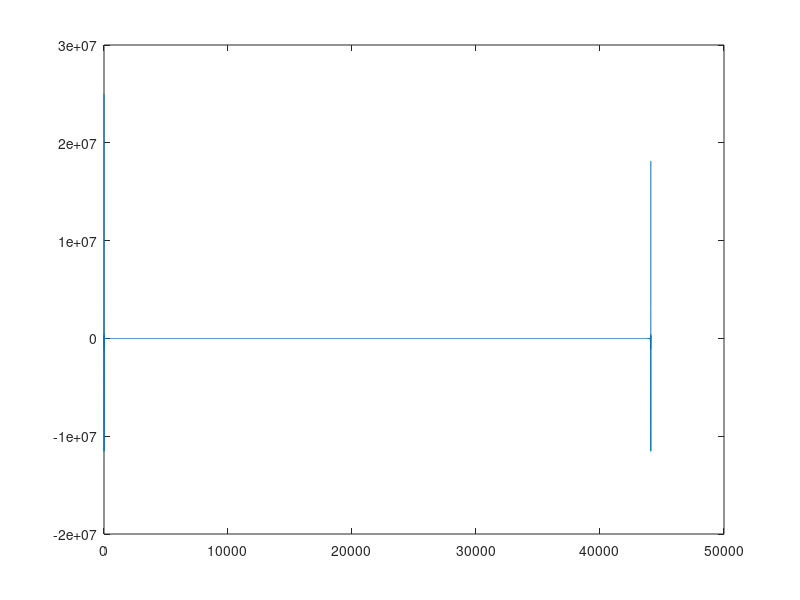

Write MATLAB code to recreate this figure. (Note: this script raises an error after producing the figure.)
hpf=logical(true);
lpf=logical(false);

frameLength = 4096;
N   = 101;          % FIR filter order
Fp  = 1e3;          % 1 kHz passband-edge frequency
Rp  = 0.00057565;   % Corresponds to 0.01 dB peak-to-peak ripple
Rst = 1e-4;         % Corresponds to 80 dB stopband attenuation
Fs = 44100;
L=44100;
Samplerate=44100;

Numlpf=5000;
Numhpf=8000;

f=zeros(L,1);
for i=1:Numlpf
    f(i)=L;
    endSampleRate = 44100;
end
ylpf=ifft(f);

f=zeros(L,1);
for i=1:Numlpf
    f(i)=L;
end
yhpf = ifft(f);

yiff = ylpf.*yhpf;
plot(real(yiff));

% FIR filter design
%eqnum = firceqrip(N,Fp/(Fs/2),[Rp Rst],'passedge'); % eqnum = vec of coeffs
%eqnum1 = firceqrip(N,Fp/(Fs/2),[Rp Rst],'high');%HPF
%eqnum2 = firceqrip(N,Qp/(Fs/2),[Rp Rst],'high');%HPF
%eqnum12 = eqnum1 - eqnum2;
% passband edge is normalized with sampling frequency
% create a filter
%lowpassFIR = dsp.FIRFilter('Numerator', eqnum);
% show the characteristics of the filter
fvtool(yiff, 'Fs', Fs, 'Color', 'White');
% specify an audio file
fileReader = dsp.AudioFileReader('music.mp3','SamplesPerFrame',frameLength);
deviceWriter = audioDeviceWriter('SampleRate',fileReader.SampleRate);
scope = dsp.SpectrumAnalyzer('SampleRate', fileReader.SampleRate);
while  ~isDone(fileReader)
       % acquire frame lenth audio stream
    signal = fileReader();
       % apply LPF
    yy = yiff(signal);
       % write to speaker
    deviceWriter(yy);
       % show
    scope([signal,yy]);
end
release(fileReader);
release(deviceWriter);
release(scope);